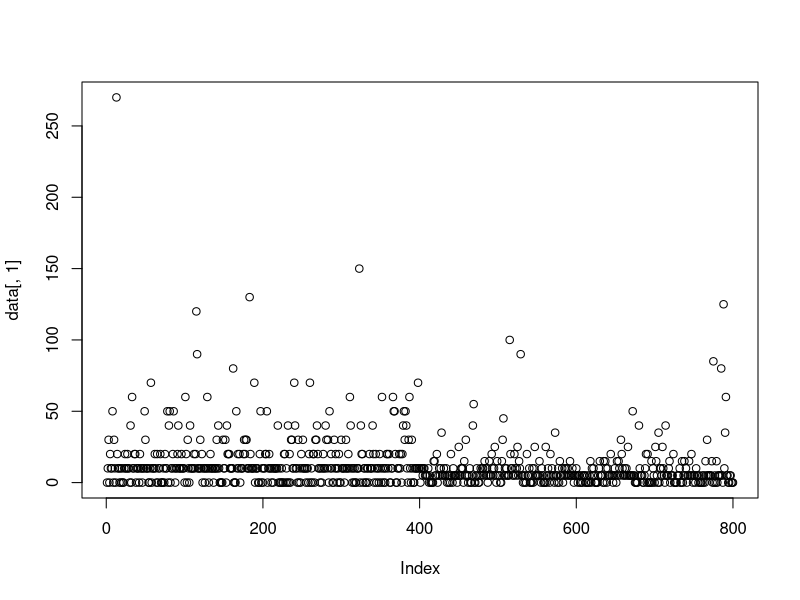
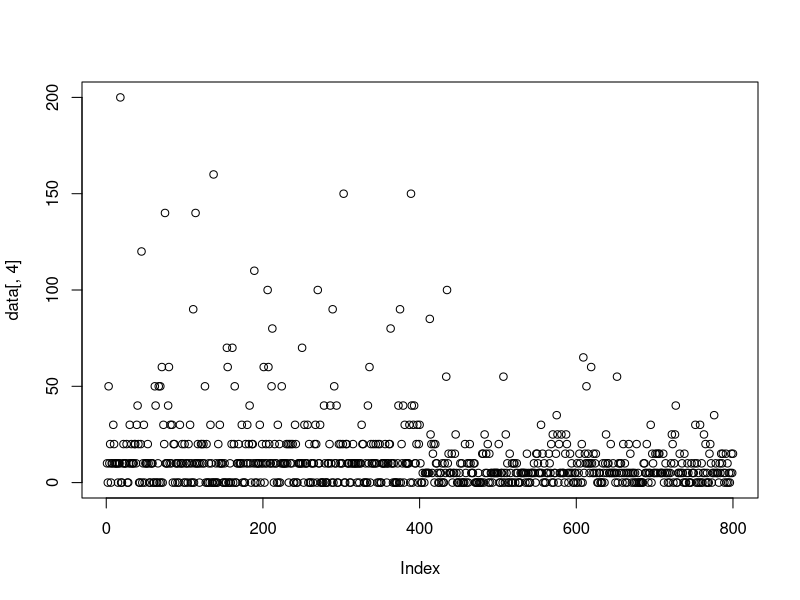

Here is the R script that generated these plots, in order:
setwd("/Users/smadaan/Documents/ML_UCSC/week1/HW")
data<-read.csv("HW01pb1data.csv",header=FALSE)
class(data)
str(data)

is.factor(data[,4])
as.numeric(data[,5])

l4<-levels(data[,4])
#l4
'
> l4
 [1] "0"           "10"          "100"         "110"         "120"        
 [6] "140"         "15"          "150"         "160"         "20"         
[11] "200"         "25"          "30"          "35"          "40"         
[16] "5"           "50"          "55"          "60"          "65"         
[21] "70"          "80"          "85"          "90"          "thirty five"
'


which(data[,4]=="thirty five")
#[1] 405

l5<-levels(data[,5])
#l5
'
> l5
 [1] "0"           "10"          "120"         "140"         "15"         
 [6] "20"          "25"          "255"         "30"          "35"         
[11] "40"          "45"          "5"           "50"          "55"         
[16] "60"          "70"          "80"          "twenty five"
'
# [1] 531

plot(data[,1])
plot(data[,4])



